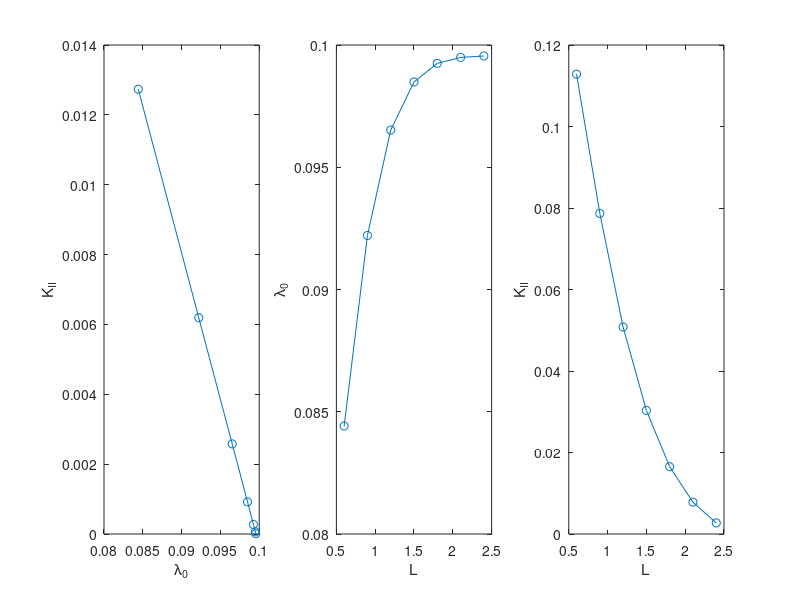

The MATLAB script that drew this image:
% This file recreates some plots from saved data .mat files
clf

%% plot how the toughness constants vary with the length of the dry crack
load n350x50-lambda
for j = 1:3
    subplot(1,2,1)
    plot(L, KI(j,:),'+-');
    xlabel('L');
    ylabel('K_I');
    hold on
    subplot(1,2,2)
    plot(L, KII(j,:),'o-');
    xlabel('L');
    ylabel('K_{II}');
    hold on
end
legend({['L=',num2str(lambda(1))],['L=',num2str(lambda(2))],['L=',num2str(lambda(3))]})

%subplot(1,3,1)

%% crack profile near tip for different lambda values
load n465_data
nv = numel(v);

plot(x(1:t-1),hprime_data(nv+1:nv+t-1,1,1), ...
    x(1:t-1),hprime_data(nv+1:nv+t-1,2,1),...
    x(1:t-1),hprime_data(nv+1:nv+t-1,3,1))
xlabel('x')
ylabel('sqrt(x)h''')
legend({['\lambda = ', num2str(lambda(1))], ...
    ['\lambda = ', num2str(lambda(2))],['\lambda = ', num2str(lambda(3))]},...
    'Location','NorthWest')



%% understand the (lambda,L) <-> (K_I, K_II) relationship
load n350x50-lambda

subplot(1,3,1)
plot(l0,KII0.^2,'o-')
xlabel('\lambda_0')
ylabel('K_{II}')
subplot(1,3,2)
plot(L,l0,'o-')
xlabel('L')
ylabel('\lambda_0')
subplot(1,3,3)
plot(L,KII0,'o-')
xlabel('L')
ylabel('K_{II}')